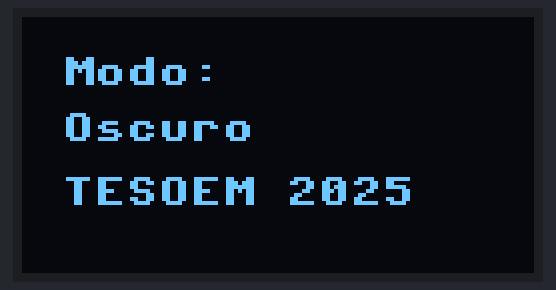
The program below on a simulated ESP32 board running MicroPython. Shown: 128×64 one-colour display.

Above: at 0.1 s.
At 2.1 s:
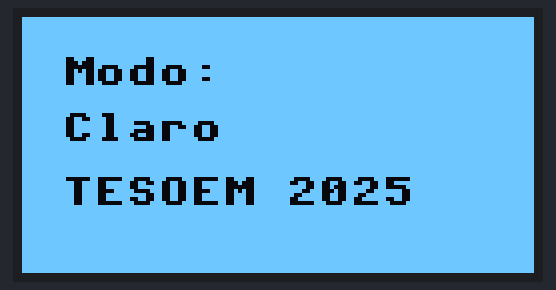

The program:

P3C_modo_oscuro_claro.py
```python
from machine import I2C, Pin
import ssd1306
import time


# Inicialización I2C
i2c = I2C(
    0,
    scl=Pin(22),
    sda=Pin(21),
    freq=400000
)

# Inicialización OLED
oled = ssd1306.SSD1306_I2C(128, 64, i2c)


def dibujar_contenido(modo_oscuro):
    fondo = 0 if modo_oscuro else 1
    texto = 1 if modo_oscuro else 0

    oled.fill(fondo)

    oled.text('Modo:', 10, 10, texto)

    etiqueta = 'Oscuro' if modo_oscuro else 'Claro'
    oled.text(etiqueta, 10, 24, texto)

    oled.text('TESOEM 2025', 10, 40, texto)

    oled.show()


modo = True

while True:
    dibujar_contenido(modo)
    time.sleep(2)
    modo = not modo
```

Measured:
- what the display in image 1 shows lasts 2.0 s, from 2.1 s to 4.1 s
